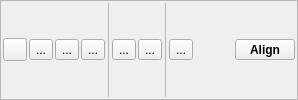
             <widget class="QFrame" name="frame_3">
              <property name="frameShape">
               <enum>QFrame::StyledPanel</enum>
              </property>
              <property name="frameShadow">
               <enum>QFrame::Raised</enum>
              </property>
              <layout class="QHBoxLayout" name="horizontalLayout_4">
               <property name="spacing">
                <number>2</number>
               </property>
               <property name="leftMargin">
                <number>2</number>
               </property>
               <property name="topMargin">
                <number>2</number>
               </property>
               <property name="rightMargin">
                <number>2</number>
               </property>
               <property name="bottomMargin">
                <number>2</number>
               </property>
               <item>
                <widget class="QToolButton" name="addSequenceButton">
                 <property name="toolTip">
                  <string>Add new sequence (opens window)</string>
                 </property>
                 <property name="text">
                  <string/>
                 </property>
                 <property name="icon">
                  <iconset resource="resources/linnaeo.qrc">
                   <normaloff>:/icons/ui/plus.svg</normaloff>:/icons/ui/plus.svg</iconset>
                 </property>
                </widget>
               </item>
               <item>
                <widget class="QToolButton" name="downloadSeqButton">
                 <property name="text">
                  <string>...</string>
                 </property>
                 <property name="icon">
                  <iconset resource="resources/linnaeo.qrc">
                   <normaloff>:/icons/ui/download.svg</normaloff>:/icons/ui/download.svg</iconset>
                 </property>
                </widget>
               </item>
               <item>
                <widget class="QToolButton" name="importSequenceButton">
                 <property name="text">
                  <string>...</string>
                 </property>
                 <property name="icon">
                  <iconset resource="resources/linnaeo.qrc">
                   <normaloff>:/icons/ui/file-import.svg</normaloff>:/icons/ui/file-import.svg</iconset>
                 </property>
                </widget>
               </item>
               <item>
                <widget class="QToolButton" name="addSequenceFolderButton">
                 <property name="toolTip">
                  <string>Add folder to sequence viewer</string>
                 </property>
                 <property name="text">
                  <string>...</string>
                 </property>
                 <property name="icon">
                  <iconset resource="resources/linnaeo.qrc">
                   <normaloff>:/icons/ui/folder-plus.svg</normaloff>:/icons/ui/folder-plus.svg</iconset>
                 </property>
                </widget>
               </item>
               <item>
                <widget class="Line" name="line_7">
                 <property name="lineWidth">
                  <number>0</number>
                 </property>
                 <property name="midLineWidth">
                  <number>1</number>
                 </property>
                 <property name="orientation">
                  <enum>Qt::Vertical</enum>
                 </property>
                </widget>
               </item>
               <item>
                <widget class="QToolButton" name="editSequenceButton">
                 <property name="text">
                  <string>...</string>
                 </property>
                 <property name="icon">
                  <iconset resource="resources/linnaeo.qrc">
                   <normaloff>:/icons/ui/edit.svg</normaloff>:/icons/ui/edit.svg</iconset>
                 </property>
                </widget>
               </item>
               <item>
                <widget class="QToolButton" name="exportSequenceButton">
                 <property name="text">
                  <string>...</string>
                 </property>
                 <property name="icon">
                  <iconset resource="resources/linnaeo.qrc">
                   <normaloff>:/icons/ui/file-export.svg</normaloff>:/icons/ui/file-export.svg</iconset>
                 </property>
                </widget>
               </item>
               <item>
                <widget class="Line" name="line_5">
                 <property name="lineWidth">
                  <number>0</number>
                 </property>
                 <property name="midLineWidth">
                  <number>1</number>
                 </property>
                 <property name="orientation">
                  <enum>Qt::Vertical</enum>
                 </property>
                </widget>
               </item>
               <item>
                <widget class="QToolButton" name="deleteSequenceButton">
                 <property name="text">
                  <string>...</string>
                 </property>
                 <property name="icon">
                  <iconset resource="resources/linnaeo.qrc">
                   <normaloff>:/icons/ui/trash.svg</normaloff>:/icons/ui/trash.svg</iconset>
                 </property>
                </widget>
               </item>
               <item>
                <spacer name="horizontalSpacer_4">
                 <property name="orientation">
                  <enum>Qt::Horizontal</enum>
                 </property>
                 <property name="sizeHint" stdset="0">
                  <size>
                   <width>40</width>
                   <height>20</height>
                  </size>
                 </property>
                </spacer>
               </item>
               <item>
                <widget class="QToolButton" name="quickAlignButton">
                 <property name="minimumSize">
                  <size>
                   <width>60</width>
                   <height>0</height>
                  </size>
                 </property>
                 <property name="font">
                  <font>
                   <weight>75</weight>
                   <bold>true</bold>
                   <stylestrategy>PreferDefault</stylestrategy>
                  </font>
                 </property>
                 <property name="toolTip">
                  <string>Generate alignment from selected sequences</string>
                 </property>
                 <property name="text">
                  <string>Align</string>
                 </property>
                 <property name="icon">
                  <iconset resource="resources/linnaeo.qrc">
                   <normaloff>:/icons/ui/indent.svg</normaloff>:/icons/ui/indent.svg</iconset>
                 </property>
                 <property name="toolButtonStyle">
                  <enum>Qt::ToolButtonTextOnly</enum>
                 </property>
                 <property name="arrowType">
                  <enum>Qt::NoArrow</enum>
                 </property>
                </widget>
               </item>
              </layout>
             </widget>
